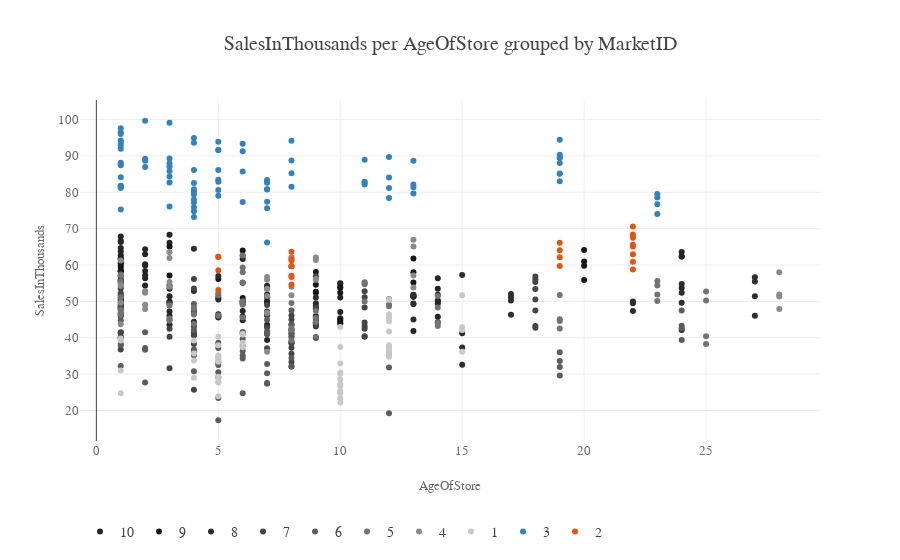

The notebook cell this image was saved under:
### Code cell
plotly_scatter(config=style_config, df=dat, x="AgeOfStore", y="SalesInThousands", 
            group="MarketID",accent_1=2,accent_2=3)
